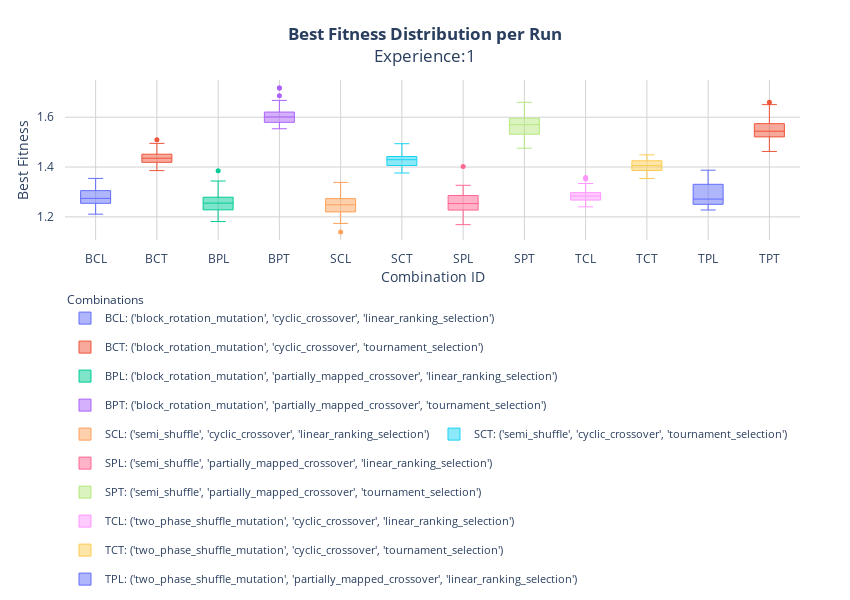
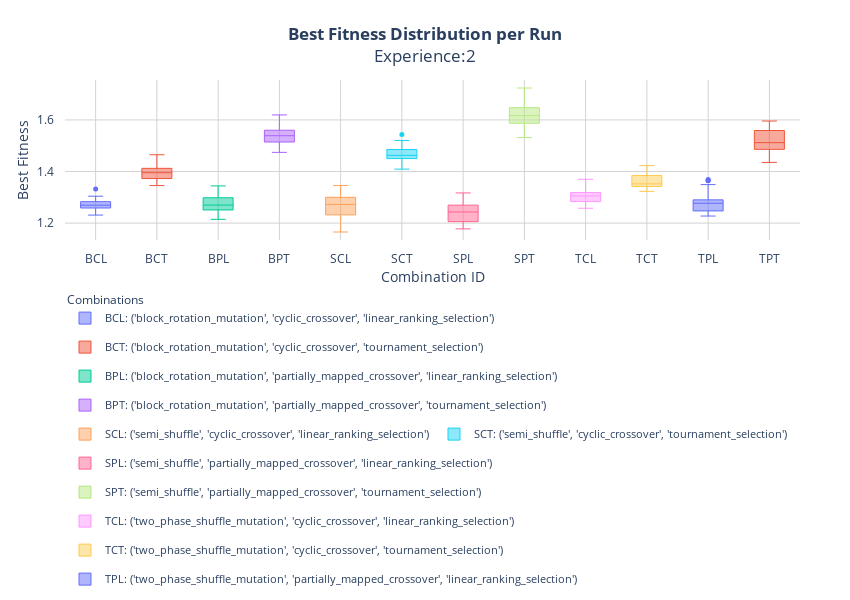
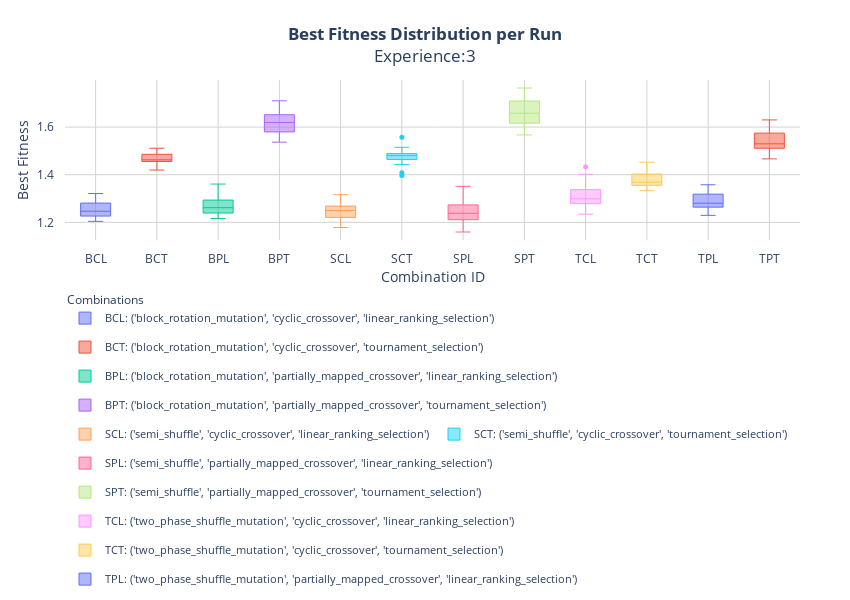

Here is the notebook cell these charts were saved with, in order:
### Markdown cell above
__`Step 5`__ Plot the best fitness of each run (for some combinations). Choosing to visualize the ones considered the best and least stable combination of each experiment.

### Code cell
plot_BF_inter_run_boxplot(df_exp1, exp_comb='1')
plot_BF_inter_run_boxplot(df_exp2, exp_comb='2')
plot_BF_inter_run_boxplot(df_exp3, exp_comb='3')

### Figure 1 — Plotly figure (JSON) as saved in the notebook; plotly's stock layout.template omitted (floating-point values rounded to 4 significant figures)
{"data": [{"hoverinfo": "y", "legendgroup": "group_BCL", "line": {"width": 1}, "marker": {"size": 5}, "name": "BCL: ('block_rotation_mutation', 'cyclic_crossover', 'linear_ranking_selection')", "showlegend": true, "type": "box", "x": ["BCL", "BCL", "BCL", "BCL", "BCL", "BCL", "BCL", "BCL", "BCL", "BCL", "BCL", "BCL", "BCL", "BCL", "BCL", "BCL", "BCL", "BCL", "BCL", "BCL", "BCL", "BCL", "BCL", "BCL", "BCL", "BCL", "BCL", "BCL", "BCL", "BCL"], "y": [1.257, 1.211, 1.295, 1.31, 1.215, 1.268, 1.254, 1.305, 1.258, 1.266, 1.22, 1.301, 1.291, 1.242, 1.35, 1.259, 1.347, 1.272, 1.247, 1.259, 1.222, 1.334, 1.22, 1.354, 1.331, 1.327, 1.276, 1.303, 1.278, 1.283]}, {"hoverinfo": "y", "legendgroup": "group_BCT", "line": {"width": 1}, "marker": {"size": 5}, "name": "BCT: ('block_rotation_mutation', 'cyclic_crossover', 'tournament_selection')", "showlegend": true, "type": "box", "x": ["BCT", "BCT", "BCT", "BCT", "BCT", "BCT", "BCT", "BCT", "BCT", "BCT", "BCT", "BCT", "BCT", "BCT", "BCT", "BCT", "BCT", "BCT", "BCT", "BCT", "BCT", "BCT", "BCT", "BCT", "BCT", "BCT", "BCT", "BCT", "BCT", "BCT"], "y": [1.478, 1.396, 1.424, 1.403, 1.416, 1.481, 1.4, 1.47, 1.471, 1.434, 1.44, 1.419, 1.386, 1.451, 1.404, 1.437, 1.419, 1.452, 1.441, 1.421, 1.51, 1.427, 1.393, 1.458, 1.44, 1.441, 1.426, 1.426, 1.495, 1.442]}, {"hoverinfo": "y", "legendgroup": "group_BPL", "line": {"width": 1}, "marker": {"size": 5}, "name": "BPL: ('block_rotation_mutation', 'partially_mapped_crossover', 'linear_ranking_selection')", "showlegend": true, "type": "box", "x": ["BPL", "BPL", "BPL", "BPL", "BPL", "BPL", "BPL", "BPL", "BPL", "BPL", "BPL", "BPL", "BPL", "BPL", "BPL", "BPL", "BPL", "BPL", "BPL", "BPL", "BPL", "BPL", "BPL", "BPL", "BPL", "BPL", "BPL", "BPL", "BPL", "BPL"], "y": [1.228, 1.184, 1.257, 1.259, 1.229, 1.181, 1.279, 1.316, 1.225, 1.24, 1.255, 1.274, 1.287, 1.301, 1.318, 1.217, 1.385, 1.22, 1.256, 1.212, 1.228, 1.238, 1.254, 1.263, 1.289, 1.344, 1.274, 1.258, 1.252, 1.247]}, {"hoverinfo": "y", "legendgroup": "group_BPT", "line": {"width": 1}, "marker": {"size": 5}, "name": "BPT: ('block_rotation_mutation', 'partially_mapped_crossover', 'tournament_selection')", "showlegend": true, "type": "box", "x": ["BPT", "BPT", "BPT", "BPT", "BPT", "BPT", "BPT", "BPT", "BPT", "BPT", "BPT", "BPT", "BPT", "BPT", "BPT", "BPT", "BPT", "BPT", "BPT", "BPT", "BPT", "BPT", "BPT", "BPT", "BPT", "BPT", "BPT", "BPT", "BPT", "BPT"], "y": [1.59, 1.599, 1.628, 1.604, 1.687, 1.555, 1.586, 1.588, 1.567, 1.57, 1.618, 1.599, 1.554, 1.666, 1.585, 1.717, 1.718, 1.619, 1.593, 1.558, 1.617, 1.604, 1.57, 1.649, 1.58, 1.611, 1.621, 1.563, 1.615, 1.668]}, {"hoverinfo": "y", "legendgroup": "group_SCL", "line": {"width": 1}, "marker": {"size": 5}, "name": "SCL: ('semi_shuffle', 'cyclic_crossover', 'linear_ranking_selection')", "showlegend": true, "type": "box", "x": ["SCL", "SCL", "SCL", "SCL", "SCL", "SCL", "SCL", "SCL", "SCL", "SCL", "SCL", "SCL", "SCL", "SCL", "SCL", "SCL", "SCL", "SCL", "SCL", "SCL", "SCL", "SCL", "SCL", "SCL", "SCL", "SCL", "SCL", "SCL", "SCL", "SCL"], "y": [1.229, 1.252, 1.255, 1.181, 1.338, 1.178, 1.244, 1.174, 1.224, 1.273, 1.139, 1.245, 1.252, 1.22, 1.273, 1.259, 1.186, 1.249, 1.2, 1.241, 1.27, 1.301, 1.275, 1.263, 1.248, 1.294, 1.301, 1.277, 1.21, 1.233]}, {"hoverinfo": "y", "legendgroup": "group_SCT", "line": {"width": 1}, "marker": {"size": 5}, "name": "SCT: ('semi_shuffle', 'cyclic_crossover', 'tournament_selection')", "showlegend": true, "type": "box", "x": ["SCT", "SCT", "SCT", "SCT", "SCT", "SCT", "SCT", "SCT", "SCT", "SCT", "SCT", "SCT", "SCT", "SCT", "SCT", "SCT", "SCT", "SCT", "SCT", "SCT", "SCT", "SCT", "SCT", "SCT", "SCT", "SCT", "SCT", "SCT", "SCT", "SCT"], "y": [1.45, 1.39, 1.433, 1.406, 1.401, 1.419, 1.442, 1.452, 1.44, 1.39, 1.45, 1.406, 1.441, 1.421, 1.427, 1.435, 1.452, 1.46, 1.442, 1.415, 1.405, 1.427, 1.433, 1.406, 1.494, 1.427, 1.376, 1.403, 1.442, 1.451]}, {"hoverinfo": "y", "legendgroup": "group_SPL", "line": {"width": 1}, "marker": {"size": 5}, "name": "SPL: ('semi_shuffle', 'partially_mapped_crossover', 'linear_ranking_selection')", "showlegend": true, "type": "box", "x": ["SPL", "SPL", "SPL", "SPL", "SPL", "SPL", "SPL", "SPL", "SPL", "SPL", "SPL", "SPL", "SPL", "SPL", "SPL", "SPL", "SPL", "SPL", "SPL", "SPL", "SPL", "SPL", "SPL", "SPL", "SPL", "SPL", "SPL", "SPL", "SPL", "SPL"], "y": [1.227, 1.277, 1.318, 1.306, 1.237, 1.289, 1.226, 1.238, 1.293, 1.19, 1.246, 1.283, 1.261, 1.223, 1.327, 1.263, 1.276, 1.282, 1.267, 1.185, 1.17, 1.402, 1.23, 1.169, 1.236, 1.223, 1.302, 1.286, 1.229, 1.241]}, {"hoverinfo": "y", "legendgroup": "group_SPT", "line": {"width": 1}, "marker": {"size": 5}, "name": "SPT: ('semi_shuffle', 'partially_mapped_crossover', 'tournament_selection')", "showlegend": true, "type": "box", "x": ["SPT", "SPT", "SPT", "SPT", "SPT", "SPT", "SPT", "SPT", "SPT", "SPT", "SPT", "SPT", "SPT", "SPT", "SPT", "SPT", "SPT", "SPT", "SPT", "SPT", "SPT", "SPT", "SPT", "SPT", "SPT", "SPT", "SPT", "SPT", "SPT", "SPT"], "y": [1.61, 1.588, 1.517, 1.634, 1.601, 1.539, 1.544, 1.553, 1.572, 1.569, 1.52, 1.653, 1.596, 1.59, 1.571, 1.476, 1.489, 1.504, 1.534, 1.547, 1.486, 1.622, 1.495, 1.608, 1.534, 1.532, 1.595, 1.576, 1.66, 1.578]}, {"hoverinfo": "y", "legendgroup": "group_TCL", "line": {"width": 1}, "marker": {"size": 5}, "name": "TCL: ('two_phase_shuffle_mutation', 'cyclic_crossover', 'linear_ranking_selection')", "showlegend": true, "type": "box", "x": ["TCL", "TCL", "TCL", "TCL", "TCL", "TCL", "TCL", "TCL", "TCL", "TCL", "TCL", "TCL", "TCL", "TCL", "TCL", "TCL", "TCL", "TCL", "TCL", "TCL", "TCL", "TCL", "TCL", "TCL", "TCL", "TCL", "TCL", "TCL", "TCL", "TCL"], "y": [1.334, 1.287, 1.276, 1.269, 1.253, 1.283, 1.287, 1.265, 1.295, 1.24, 1.281, 1.305, 1.303, 1.284, 1.285, 1.254, 1.287, 1.305, 1.352, 1.319, 1.269, 1.268, 1.267, 1.358, 1.272, 1.243, 1.251, 1.244, 1.292, 1.297]}, {"hoverinfo": "y", "legendgroup": "group_TCT", "line": {"width": 1}, "marker": {"size": 5}, "name": "TCT: ('two_phase_shuffle_mutation', 'cyclic_crossover', 'tournament_selection')", "showlegend": true, "type": "box", "x": ["TCT", "TCT", "TCT", "TCT", "TCT", "TCT", "TCT", "TCT", "TCT", "TCT", "TCT", "TCT", "TCT", "TCT", "TCT", "TCT", "TCT", "TCT", "TCT", "TCT", "TCT", "TCT", "TCT", "TCT", "TCT", "TCT", "TCT", "TCT", "TCT", "TCT"], "y": [1.395, 1.402, 1.42, 1.386, 1.434, 1.412, 1.383, 1.418, 1.436, 1.404, 1.42, 1.407, 1.38, 1.385, 1.367, 1.433, 1.392, 1.425, 1.421, 1.437, 1.354, 1.441, 1.382, 1.449, 1.414, 1.402, 1.405, 1.435, 1.378, 1.403]}, {"hoverinfo": "y", "legendgroup": "group_TPL", "line": {"width": 1}, "marker": {"size": 5}, "name": "TPL: ('two_phase_shuffle_mutation', 'partially_mapped_crossover', 'linear_ranking_selection')", "showlegend": true, "type": "box", "x": ["TPL", "TPL", "TPL", "TPL", "TPL", "TPL", "TPL", "TPL", "TPL", "TPL", "TPL", "TPL", "TPL", "TPL", "TPL", "TPL", "TPL", "TPL", "TPL", "TPL", "TPL", "TPL", "TPL", "TPL", "TPL", "TPL", "TPL", "TPL", "TPL", "TPL"], "y": [1.266, 1.306, 1.254, 1.241, 1.231, 1.37, 1.236, 1.243, 1.317, 1.228, 1.282, 1.335, 1.248, 1.257, 1.372, 1.359, 1.293, 1.25, 1.253, 1.277, 1.255, 1.262, 1.26, 1.387, 1.359, 1.362, 1.331, 1.29, 1.243, 1.324]}, {"hoverinfo": "y", "legendgroup": "group_TPT", "line": {"width": 1}, "marker": {"size": 5}, "name": "TPT: ('two_phase_shuffle_mutation', 'partially_mapped_crossover', 'tournament_selection')", "showlegend": true, "type": "box", "x": ["TPT", "TPT", "TPT", "TPT", "TPT", "TPT", "TPT", "TPT", "TPT", "TPT", "TPT", "TPT", "TPT", "TPT", "TPT", "TPT", "TPT", "TPT", "TPT", "TPT", "TPT", "TPT", "TPT", "TPT", "TPT", "TPT", "TPT", "TPT", "TPT", "TPT"], "y": [1.546, 1.569, 1.574, 1.541, 1.503, 1.626, 1.562, 1.643, 1.48, 1.528, 1.611, 1.531, 1.604, 1.571, 1.513, 1.651, 1.62, 1.561, 1.66, 1.527, 1.511, 1.521, 1.526, 1.554, 1.505, 1.494, 1.463, 1.542, 1.536, 1.556]}], "layout": {"autosize": true, "height": 600, "legend": {"font": {"size": 11}, "orientation": "h", "title": {"font": {"size": 12}, "side": "top", "text": "Combinations"}, "y": -0.3}, "margin": {"b": 100, "l": 50, "pad": 10, "r": 50, "t": 80}, "plot_bgcolor": "white", "title": {"text": "<b>Best Fitness Distribution per Run</b><br>Experience:1", "x": 0.5, "xanchor": "center"}, "width": 850, "xaxis": {"gridcolor": "lightgray", "tickvals": ["BCL", "BCT", "BPL", "BPT", "SCL", "SCT", "SPL", "SPT", "TCL", "TCT", "TPL", "TPT"], "title": {"text": "Combination ID"}, "type": "category"}, "yaxis": {"gridcolor": "lightgray", "title": {"text": "Best Fitness"}}}}

### Figure 2 — Plotly figure (JSON) as saved in the notebook; plotly's stock layout.template omitted (floating-point values rounded to 4 significant figures)
{"data": [{"hoverinfo": "y", "legendgroup": "group_BCL", "line": {"width": 1}, "marker": {"size": 5}, "name": "BCL: ('block_rotation_mutation', 'cyclic_crossover', 'linear_ranking_selection')", "showlegend": true, "type": "box", "x": ["BCL", "BCL", "BCL", "BCL", "BCL", "BCL", "BCL", "BCL", "BCL", "BCL", "BCL", "BCL", "BCL", "BCL", "BCL", "BCL", "BCL", "BCL", "BCL", "BCL", "BCL", "BCL", "BCL", "BCL", "BCL", "BCL", "BCL", "BCL", "BCL", "BCL"], "y": [1.278, 1.302, 1.283, 1.258, 1.301, 1.259, 1.251, 1.275, 1.29, 1.277, 1.265, 1.24, 1.231, 1.266, 1.291, 1.264, 1.304, 1.267, 1.297, 1.259, 1.332, 1.257, 1.277, 1.272, 1.252, 1.279, 1.251, 1.264, 1.281, 1.26]}, {"hoverinfo": "y", "legendgroup": "group_BCT", "line": {"width": 1}, "marker": {"size": 5}, "name": "BCT: ('block_rotation_mutation', 'cyclic_crossover', 'tournament_selection')", "showlegend": true, "type": "box", "x": ["BCT", "BCT", "BCT", "BCT", "BCT", "BCT", "BCT", "BCT", "BCT", "BCT", "BCT", "BCT", "BCT", "BCT", "BCT", "BCT", "BCT", "BCT", "BCT", "BCT", "BCT", "BCT", "BCT", "BCT", "BCT", "BCT", "BCT", "BCT", "BCT", "BCT"], "y": [1.465, 1.416, 1.367, 1.365, 1.373, 1.416, 1.382, 1.391, 1.446, 1.387, 1.388, 1.359, 1.373, 1.41, 1.386, 1.404, 1.411, 1.4, 1.345, 1.346, 1.399, 1.432, 1.405, 1.366, 1.363, 1.412, 1.377, 1.419, 1.42, 1.403]}, {"hoverinfo": "y", "legendgroup": "group_BPL", "line": {"width": 1}, "marker": {"size": 5}, "name": "BPL: ('block_rotation_mutation', 'partially_mapped_crossover', 'linear_ranking_selection')", "showlegend": true, "type": "box", "x": ["BPL", "BPL", "BPL", "BPL", "BPL", "BPL", "BPL", "BPL", "BPL", "BPL", "BPL", "BPL", "BPL", "BPL", "BPL", "BPL", "BPL", "BPL", "BPL", "BPL", "BPL", "BPL", "BPL", "BPL", "BPL", "BPL", "BPL", "BPL", "BPL", "BPL"], "y": [1.33, 1.215, 1.298, 1.251, 1.27, 1.218, 1.234, 1.245, 1.301, 1.244, 1.289, 1.329, 1.262, 1.282, 1.269, 1.263, 1.278, 1.314, 1.26, 1.344, 1.255, 1.304, 1.264, 1.279, 1.235, 1.228, 1.272, 1.305, 1.251, 1.272]}, {"hoverinfo": "y", "legendgroup": "group_BPT", "line": {"width": 1}, "marker": {"size": 5}, "name": "BPT: ('block_rotation_mutation', 'partially_mapped_crossover', 'tournament_selection')", "showlegend": true, "type": "box", "x": ["BPT", "BPT", "BPT", "BPT", "BPT", "BPT", "BPT", "BPT", "BPT", "BPT", "BPT", "BPT", "BPT", "BPT", "BPT", "BPT", "BPT", "BPT", "BPT", "BPT", "BPT", "BPT", "BPT", "BPT", "BPT", "BPT", "BPT", "BPT", "BPT", "BPT"], "y": [1.526, 1.6, 1.515, 1.548, 1.565, 1.561, 1.515, 1.514, 1.54, 1.53, 1.544, 1.537, 1.56, 1.549, 1.59, 1.533, 1.514, 1.566, 1.474, 1.513, 1.562, 1.499, 1.556, 1.619, 1.499, 1.511, 1.545, 1.476, 1.507, 1.554]}, {"hoverinfo": "y", "legendgroup": "group_SCL", "line": {"width": 1}, "marker": {"size": 5}, "name": "SCL: ('semi_shuffle', 'cyclic_crossover', 'linear_ranking_selection')", "showlegend": true, "type": "box", "x": ["SCL", "SCL", "SCL", "SCL", "SCL", "SCL", "SCL", "SCL", "SCL", "SCL", "SCL", "SCL", "SCL", "SCL", "SCL", "SCL", "SCL", "SCL", "SCL", "SCL", "SCL", "SCL", "SCL", "SCL", "SCL", "SCL", "SCL", "SCL", "SCL", "SCL"], "y": [1.259, 1.295, 1.232, 1.282, 1.346, 1.171, 1.288, 1.242, 1.293, 1.3, 1.239, 1.206, 1.316, 1.233, 1.303, 1.207, 1.293, 1.202, 1.252, 1.319, 1.166, 1.335, 1.235, 1.311, 1.262, 1.205, 1.288, 1.22, 1.288, 1.327]}, {"hoverinfo": "y", "legendgroup": "group_SCT", "line": {"width": 1}, "marker": {"size": 5}, "name": "SCT: ('semi_shuffle', 'cyclic_crossover', 'tournament_selection')", "showlegend": true, "type": "box", "x": ["SCT", "SCT", "SCT", "SCT", "SCT", "SCT", "SCT", "SCT", "SCT", "SCT", "SCT", "SCT", "SCT", "SCT", "SCT", "SCT", "SCT", "SCT", "SCT", "SCT", "SCT", "SCT", "SCT", "SCT", "SCT", "SCT", "SCT", "SCT", "SCT", "SCT"], "y": [1.457, 1.52, 1.428, 1.472, 1.44, 1.485, 1.429, 1.464, 1.485, 1.46, 1.45, 1.441, 1.457, 1.507, 1.456, 1.427, 1.44, 1.463, 1.463, 1.461, 1.501, 1.409, 1.543, 1.473, 1.49, 1.452, 1.464, 1.5, 1.476, 1.501]}, {"hoverinfo": "y", "legendgroup": "group_SPL", "line": {"width": 1}, "marker": {"size": 5}, "name": "SPL: ('semi_shuffle', 'partially_mapped_crossover', 'linear_ranking_selection')", "showlegend": true, "type": "box", "x": ["SPL", "SPL", "SPL", "SPL", "SPL", "SPL", "SPL", "SPL", "SPL", "SPL", "SPL", "SPL", "SPL", "SPL", "SPL", "SPL", "SPL", "SPL", "SPL", "SPL", "SPL", "SPL", "SPL", "SPL", "SPL", "SPL", "SPL", "SPL", "SPL", "SPL"], "y": [1.26, 1.251, 1.317, 1.251, 1.23, 1.268, 1.301, 1.203, 1.193, 1.178, 1.231, 1.215, 1.241, 1.235, 1.203, 1.195, 1.254, 1.206, 1.252, 1.305, 1.183, 1.3, 1.289, 1.302, 1.209, 1.277, 1.234, 1.205, 1.27, 1.245]}, {"hoverinfo": "y", "legendgroup": "group_SPT", "line": {"width": 1}, "marker": {"size": 5}, "name": "SPT: ('semi_shuffle', 'partially_mapped_crossover', 'tournament_selection')", "showlegend": true, "type": "box", "x": ["SPT", "SPT", "SPT", "SPT", "SPT", "SPT", "SPT", "SPT", "SPT", "SPT", "SPT", "SPT", "SPT", "SPT", "SPT", "SPT", "SPT", "SPT", "SPT", "SPT", "SPT", "SPT", "SPT", "SPT", "SPT", "SPT", "SPT", "SPT", "SPT", "SPT"], "y": [1.639, 1.602, 1.579, 1.604, 1.637, 1.565, 1.59, 1.688, 1.601, 1.627, 1.571, 1.552, 1.594, 1.576, 1.67, 1.647, 1.614, 1.619, 1.643, 1.587, 1.67, 1.66, 1.679, 1.612, 1.642, 1.708, 1.619, 1.724, 1.531, 1.578]}, {"hoverinfo": "y", "legendgroup": "group_TCL", "line": {"width": 1}, "marker": {"size": 5}, "name": "TCL: ('two_phase_shuffle_mutation', 'cyclic_crossover', 'linear_ranking_selection')", "showlegend": true, "type": "box", "x": ["TCL", "TCL", "TCL", "TCL", "TCL", "TCL", "TCL", "TCL", "TCL", "TCL", "TCL", "TCL", "TCL", "TCL", "TCL", "TCL", "TCL", "TCL", "TCL", "TCL", "TCL", "TCL", "TCL", "TCL", "TCL", "TCL", "TCL", "TCL", "TCL", "TCL"], "y": [1.326, 1.29, 1.282, 1.334, 1.279, 1.296, 1.315, 1.278, 1.307, 1.302, 1.316, 1.292, 1.294, 1.28, 1.321, 1.318, 1.279, 1.258, 1.336, 1.259, 1.283, 1.305, 1.311, 1.331, 1.307, 1.338, 1.309, 1.37, 1.305, 1.287]}, {"hoverinfo": "y", "legendgroup": "group_TCT", "line": {"width": 1}, "marker": {"size": 5}, "name": "TCT: ('two_phase_shuffle_mutation', 'cyclic_crossover', 'tournament_selection')", "showlegend": true, "type": "box", "x": ["TCT", "TCT", "TCT", "TCT", "TCT", "TCT", "TCT", "TCT", "TCT", "TCT", "TCT", "TCT", "TCT", "TCT", "TCT", "TCT", "TCT", "TCT", "TCT", "TCT", "TCT", "TCT", "TCT", "TCT", "TCT", "TCT", "TCT", "TCT", "TCT", "TCT"], "y": [1.401, 1.363, 1.343, 1.323, 1.343, 1.4, 1.344, 1.343, 1.356, 1.342, 1.396, 1.338, 1.333, 1.423, 1.354, 1.342, 1.359, 1.393, 1.367, 1.378, 1.342, 1.369, 1.325, 1.341, 1.35, 1.407, 1.344, 1.384, 1.422, 1.344]}, {"hoverinfo": "y", "legendgroup": "group_TPL", "line": {"width": 1}, "marker": {"size": 5}, "name": "TPL: ('two_phase_shuffle_mutation', 'partially_mapped_crossover', 'linear_ranking_selection')", "showlegend": true, "type": "box", "x": ["TPL", "TPL", "TPL", "TPL", "TPL", "TPL", "TPL", "TPL", "TPL", "TPL", "TPL", "TPL", "TPL", "TPL", "TPL", "TPL", "TPL", "TPL", "TPL", "TPL", "TPL", "TPL", "TPL", "TPL", "TPL", "TPL", "TPL", "TPL", "TPL", "TPL"], "y": [1.273, 1.364, 1.288, 1.254, 1.247, 1.227, 1.265, 1.235, 1.278, 1.238, 1.349, 1.29, 1.308, 1.276, 1.247, 1.279, 1.286, 1.257, 1.231, 1.261, 1.365, 1.279, 1.259, 1.23, 1.327, 1.285, 1.287, 1.227, 1.369, 1.305]}, {"hoverinfo": "y", "legendgroup": "group_TPT", "line": {"width": 1}, "marker": {"size": 5}, "name": "TPT: ('two_phase_shuffle_mutation', 'partially_mapped_crossover', 'tournament_selection')", "showlegend": true, "type": "box", "x": ["TPT", "TPT", "TPT", "TPT", "TPT", "TPT", "TPT", "TPT", "TPT", "TPT", "TPT", "TPT", "TPT", "TPT", "TPT", "TPT", "TPT", "TPT", "TPT", "TPT", "TPT", "TPT", "TPT", "TPT", "TPT", "TPT", "TPT", "TPT", "TPT", "TPT"], "y": [1.522, 1.451, 1.454, 1.596, 1.492, 1.56, 1.572, 1.499, 1.521, 1.501, 1.559, 1.534, 1.502, 1.469, 1.487, 1.473, 1.54, 1.471, 1.534, 1.488, 1.528, 1.491, 1.576, 1.565, 1.435, 1.47, 1.588, 1.486, 1.548, 1.56]}], "layout": {"autosize": true, "height": 600, "legend": {"font": {"size": 11}, "orientation": "h", "title": {"font": {"size": 12}, "side": "top", "text": "Combinations"}, "y": -0.3}, "margin": {"b": 100, "l": 50, "pad": 10, "r": 50, "t": 80}, "plot_bgcolor": "white", "title": {"text": "<b>Best Fitness Distribution per Run</b><br>Experience:2", "x": 0.5, "xanchor": "center"}, "width": 850, "xaxis": {"gridcolor": "lightgray", "tickvals": ["BCL", "BCT", "BPL", "BPT", "SCL", "SCT", "SPL", "SPT", "TCL", "TCT", "TPL", "TPT"], "title": {"text": "Combination ID"}, "type": "category"}, "yaxis": {"gridcolor": "lightgray", "title": {"text": "Best Fitness"}}}}

### Figure 3 — Plotly figure (JSON) as saved in the notebook; plotly's stock layout.template omitted (floating-point values rounded to 4 significant figures)
{"data": [{"hoverinfo": "y", "legendgroup": "group_BCL", "line": {"width": 1}, "marker": {"size": 5}, "name": "BCL: ('block_rotation_mutation', 'cyclic_crossover', 'linear_ranking_selection')", "showlegend": true, "type": "box", "x": ["BCL", "BCL", "BCL", "BCL", "BCL", "BCL", "BCL", "BCL", "BCL", "BCL", "BCL", "BCL", "BCL", "BCL", "BCL", "BCL", "BCL", "BCL", "BCL", "BCL", "BCL", "BCL", "BCL", "BCL", "BCL", "BCL", "BCL", "BCL", "BCL", "BCL"], "y": [1.281, 1.226, 1.289, 1.215, 1.308, 1.284, 1.237, 1.205, 1.268, 1.272, 1.224, 1.228, 1.321, 1.255, 1.22, 1.205, 1.304, 1.244, 1.242, 1.255, 1.255, 1.283, 1.239, 1.25, 1.204, 1.261, 1.243, 1.228, 1.224, 1.308]}, {"hoverinfo": "y", "legendgroup": "group_BCT", "line": {"width": 1}, "marker": {"size": 5}, "name": "BCT: ('block_rotation_mutation', 'cyclic_crossover', 'tournament_selection')", "showlegend": true, "type": "box", "x": ["BCT", "BCT", "BCT", "BCT", "BCT", "BCT", "BCT", "BCT", "BCT", "BCT", "BCT", "BCT", "BCT", "BCT", "BCT", "BCT", "BCT", "BCT", "BCT", "BCT", "BCT", "BCT", "BCT", "BCT", "BCT", "BCT", "BCT", "BCT", "BCT", "BCT"], "y": [1.423, 1.42, 1.46, 1.491, 1.457, 1.511, 1.453, 1.456, 1.461, 1.483, 1.511, 1.483, 1.456, 1.51, 1.507, 1.453, 1.466, 1.452, 1.459, 1.463, 1.44, 1.462, 1.483, 1.488, 1.506, 1.48, 1.481, 1.486, 1.459, 1.454]}, {"hoverinfo": "y", "legendgroup": "group_BPL", "line": {"width": 1}, "marker": {"size": 5}, "name": "BPL: ('block_rotation_mutation', 'partially_mapped_crossover', 'linear_ranking_selection')", "showlegend": true, "type": "box", "x": ["BPL", "BPL", "BPL", "BPL", "BPL", "BPL", "BPL", "BPL", "BPL", "BPL", "BPL", "BPL", "BPL", "BPL", "BPL", "BPL", "BPL", "BPL", "BPL", "BPL", "BPL", "BPL", "BPL", "BPL", "BPL", "BPL", "BPL", "BPL", "BPL", "BPL"], "y": [1.246, 1.245, 1.217, 1.266, 1.318, 1.353, 1.295, 1.271, 1.322, 1.292, 1.305, 1.236, 1.291, 1.276, 1.216, 1.258, 1.259, 1.294, 1.226, 1.246, 1.311, 1.262, 1.229, 1.254, 1.219, 1.239, 1.236, 1.265, 1.361, 1.261]}, {"hoverinfo": "y", "legendgroup": "group_BPT", "line": {"width": 1}, "marker": {"size": 5}, "name": "BPT: ('block_rotation_mutation', 'partially_mapped_crossover', 'tournament_selection')", "showlegend": true, "type": "box", "x": ["BPT", "BPT", "BPT", "BPT", "BPT", "BPT", "BPT", "BPT", "BPT", "BPT", "BPT", "BPT", "BPT", "BPT", "BPT", "BPT", "BPT", "BPT", "BPT", "BPT", "BPT", "BPT", "BPT", "BPT", "BPT", "BPT", "BPT", "BPT", "BPT", "BPT"], "y": [1.67, 1.652, 1.663, 1.569, 1.636, 1.624, 1.6, 1.643, 1.561, 1.675, 1.537, 1.692, 1.615, 1.567, 1.598, 1.649, 1.58, 1.71, 1.593, 1.653, 1.705, 1.554, 1.581, 1.574, 1.632, 1.6, 1.632, 1.556, 1.634, 1.6]}, {"hoverinfo": "y", "legendgroup": "group_SCL", "line": {"width": 1}, "marker": {"size": 5}, "name": "SCL: ('semi_shuffle', 'cyclic_crossover', 'linear_ranking_selection')", "showlegend": true, "type": "box", "x": ["SCL", "SCL", "SCL", "SCL", "SCL", "SCL", "SCL", "SCL", "SCL", "SCL", "SCL", "SCL", "SCL", "SCL", "SCL", "SCL", "SCL", "SCL", "SCL", "SCL", "SCL", "SCL", "SCL", "SCL", "SCL", "SCL", "SCL", "SCL", "SCL", "SCL"], "y": [1.178, 1.216, 1.254, 1.247, 1.228, 1.225, 1.189, 1.253, 1.29, 1.316, 1.303, 1.266, 1.299, 1.203, 1.232, 1.223, 1.199, 1.269, 1.29, 1.24, 1.258, 1.265, 1.232, 1.221, 1.258, 1.187, 1.311, 1.257, 1.268, 1.218]}, {"hoverinfo": "y", "legendgroup": "group_SCT", "line": {"width": 1}, "marker": {"size": 5}, "name": "SCT: ('semi_shuffle', 'cyclic_crossover', 'tournament_selection')", "showlegend": true, "type": "box", "x": ["SCT", "SCT", "SCT", "SCT", "SCT", "SCT", "SCT", "SCT", "SCT", "SCT", "SCT", "SCT", "SCT", "SCT", "SCT", "SCT", "SCT", "SCT", "SCT", "SCT", "SCT", "SCT", "SCT", "SCT", "SCT", "SCT", "SCT", "SCT", "SCT", "SCT"], "y": [1.455, 1.451, 1.482, 1.473, 1.397, 1.49, 1.466, 1.464, 1.558, 1.481, 1.486, 1.464, 1.48, 1.47, 1.515, 1.472, 1.487, 1.489, 1.49, 1.443, 1.502, 1.48, 1.465, 1.456, 1.474, 1.409, 1.515, 1.488, 1.5, 1.482]}, {"hoverinfo": "y", "legendgroup": "group_SPL", "line": {"width": 1}, "marker": {"size": 5}, "name": "SPL: ('semi_shuffle', 'partially_mapped_crossover', 'linear_ranking_selection')", "showlegend": true, "type": "box", "x": ["SPL", "SPL", "SPL", "SPL", "SPL", "SPL", "SPL", "SPL", "SPL", "SPL", "SPL", "SPL", "SPL", "SPL", "SPL", "SPL", "SPL", "SPL", "SPL", "SPL", "SPL", "SPL", "SPL", "SPL", "SPL", "SPL", "SPL", "SPL", "SPL", "SPL"], "y": [1.333, 1.253, 1.225, 1.237, 1.2, 1.243, 1.351, 1.211, 1.242, 1.285, 1.238, 1.16, 1.212, 1.262, 1.291, 1.277, 1.225, 1.174, 1.273, 1.206, 1.192, 1.188, 1.248, 1.238, 1.209, 1.211, 1.239, 1.32, 1.328, 1.23]}, {"hoverinfo": "y", "legendgroup": "group_SPT", "line": {"width": 1}, "marker": {"size": 5}, "name": "SPT: ('semi_shuffle', 'partially_mapped_crossover', 'tournament_selection')", "showlegend": true, "type": "box", "x": ["SPT", "SPT", "SPT", "SPT", "SPT", "SPT", "SPT", "SPT", "SPT", "SPT", "SPT", "SPT", "SPT", "SPT", "SPT", "SPT", "SPT", "SPT", "SPT", "SPT", "SPT", "SPT", "SPT", "SPT", "SPT", "SPT", "SPT", "SPT", "SPT", "SPT"], "y": [1.662, 1.599, 1.621, 1.627, 1.66, 1.708, 1.684, 1.764, 1.71, 1.733, 1.593, 1.757, 1.68, 1.635, 1.691, 1.617, 1.635, 1.607, 1.643, 1.63, 1.612, 1.741, 1.567, 1.702, 1.741, 1.656, 1.581, 1.715, 1.598, 1.723]}, {"hoverinfo": "y", "legendgroup": "group_TCL", "line": {"width": 1}, "marker": {"size": 5}, "name": "TCL: ('two_phase_shuffle_mutation', 'cyclic_crossover', 'linear_ranking_selection')", "showlegend": true, "type": "box", "x": ["TCL", "TCL", "TCL", "TCL", "TCL", "TCL", "TCL", "TCL", "TCL", "TCL", "TCL", "TCL", "TCL", "TCL", "TCL", "TCL", "TCL", "TCL", "TCL", "TCL", "TCL", "TCL", "TCL", "TCL", "TCL", "TCL", "TCL", "TCL", "TCL", "TCL"], "y": [1.291, 1.34, 1.3, 1.311, 1.287, 1.367, 1.337, 1.402, 1.256, 1.323, 1.286, 1.321, 1.25, 1.434, 1.265, 1.298, 1.279, 1.338, 1.264, 1.282, 1.363, 1.315, 1.276, 1.271, 1.282, 1.363, 1.302, 1.305, 1.286, 1.234]}, {"hoverinfo": "y", "legendgroup": "group_TCT", "line": {"width": 1}, "marker": {"size": 5}, "name": "TCT: ('two_phase_shuffle_mutation', 'cyclic_crossover', 'tournament_selection')", "showlegend": true, "type": "box", "x": ["TCT", "TCT", "TCT", "TCT", "TCT", "TCT", "TCT", "TCT", "TCT", "TCT", "TCT", "TCT", "TCT", "TCT", "TCT", "TCT", "TCT", "TCT", "TCT", "TCT", "TCT", "TCT", "TCT", "TCT", "TCT", "TCT", "TCT", "TCT", "TCT", "TCT"], "y": [1.369, 1.453, 1.341, 1.383, 1.339, 1.349, 1.403, 1.346, 1.362, 1.351, 1.368, 1.383, 1.357, 1.36, 1.434, 1.436, 1.38, 1.441, 1.342, 1.356, 1.403, 1.448, 1.378, 1.333, 1.363, 1.357, 1.392, 1.392, 1.424, 1.365]}, {"hoverinfo": "y", "legendgroup": "group_TPL", "line": {"width": 1}, "marker": {"size": 5}, "name": "TPL: ('two_phase_shuffle_mutation', 'partially_mapped_crossover', 'linear_ranking_selection')", "showlegend": true, "type": "box", "x": ["TPL", "TPL", "TPL", "TPL", "TPL", "TPL", "TPL", "TPL", "TPL", "TPL", "TPL", "TPL", "TPL", "TPL", "TPL", "TPL", "TPL", "TPL", "TPL", "TPL", "TPL", "TPL", "TPL", "TPL", "TPL", "TPL", "TPL", "TPL", "TPL", "TPL"], "y": [1.243, 1.304, 1.272, 1.28, 1.351, 1.327, 1.28, 1.319, 1.319, 1.265, 1.264, 1.229, 1.296, 1.256, 1.254, 1.273, 1.282, 1.358, 1.26, 1.293, 1.279, 1.248, 1.325, 1.27, 1.293, 1.27, 1.354, 1.254, 1.288, 1.318]}, {"hoverinfo": "y", "legendgroup": "group_TPT", "line": {"width": 1}, "marker": {"size": 5}, "name": "TPT: ('two_phase_shuffle_mutation', 'partially_mapped_crossover', 'tournament_selection')", "showlegend": true, "type": "box", "x": ["TPT", "TPT", "TPT", "TPT", "TPT", "TPT", "TPT", "TPT", "TPT", "TPT", "TPT", "TPT", "TPT", "TPT", "TPT", "TPT", "TPT", "TPT", "TPT", "TPT", "TPT", "TPT", "TPT", "TPT", "TPT", "TPT", "TPT", "TPT", "TPT", "TPT"], "y": [1.584, 1.501, 1.63, 1.607, 1.528, 1.575, 1.516, 1.474, 1.484, 1.578, 1.523, 1.576, 1.529, 1.5, 1.533, 1.511, 1.531, 1.485, 1.53, 1.538, 1.533, 1.53, 1.512, 1.59, 1.548, 1.511, 1.467, 1.476, 1.607, 1.565]}], "layout": {"autosize": true, "height": 600, "legend": {"font": {"size": 11}, "orientation": "h", "title": {"font": {"size": 12}, "side": "top", "text": "Combinations"}, "y": -0.3}, "margin": {"b": 100, "l": 50, "pad": 10, "r": 50, "t": 80}, "plot_bgcolor": "white", "title": {"text": "<b>Best Fitness Distribution per Run</b><br>Experience:3", "x": 0.5, "xanchor": "center"}, "width": 850, "xaxis": {"gridcolor": "lightgray", "tickvals": ["BCL", "BCT", "BPL", "BPT", "SCL", "SCT", "SPL", "SPT", "TCL", "TCT", "TPL", "TPT"], "title": {"text": "Combination ID"}, "type": "category"}, "yaxis": {"gridcolor": "lightgray", "title": {"text": "Best Fitness"}}}}
